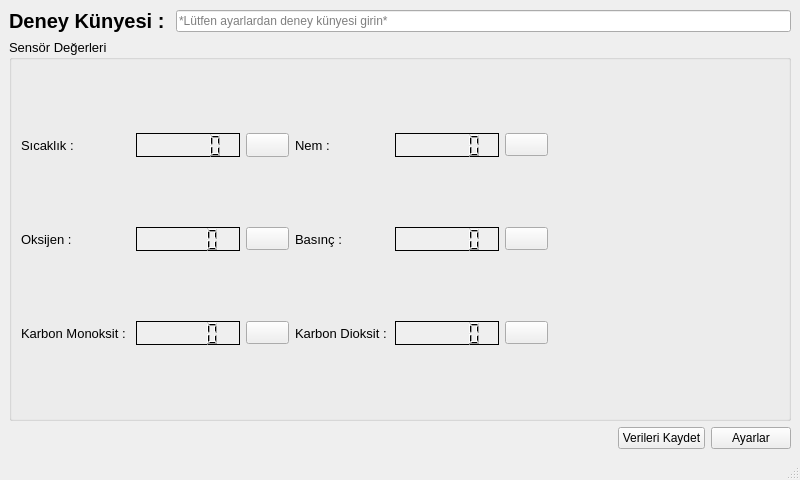
<?xml version="1.0" encoding="UTF-8"?>
<ui version="4.0">
 <class>MainWindow</class>
 <widget class="QMainWindow" name="MainWindow">
  <property name="geometry">
   <rect>
    <x>0</x>
    <y>0</y>
    <width>800</width>
    <height>480</height>
   </rect>
  </property>
  <property name="windowTitle">
   <string>MainWindow</string>
  </property>
  <widget class="QWidget" name="centralwidget">
   <layout class="QGridLayout" name="gridLayout_2">
    <item row="0" column="0">
     <layout class="QVBoxLayout" name="verticalLayout">
      <item>
       <layout class="QHBoxLayout" name="horizontalLayout_2">
        <item>
         <widget class="QLabel" name="ExperimentLabel">
          <property name="font">
           <font>
            <pointsize>15</pointsize>
            <weight>75</weight>
            <bold>true</bold>
           </font>
          </property>
          <property name="frameShape">
           <enum>QFrame::NoFrame</enum>
          </property>
          <property name="frameShadow">
           <enum>QFrame::Raised</enum>
          </property>
          <property name="text">
           <string>Deney Künyesi : </string>
          </property>
         </widget>
        </item>
        <item>
         <widget class="QLineEdit" name="ExperimentLineEdit">
          <property name="sizePolicy">
           <sizepolicy hsizetype="Expanding" vsizetype="Maximum">
            <horstretch>0</horstretch>
            <verstretch>0</verstretch>
           </sizepolicy>
          </property>
          <property name="minimumSize">
           <size>
            <width>201</width>
            <height>0</height>
           </size>
          </property>
          <property name="readOnly">
           <bool>true</bool>
          </property>
          <property name="placeholderText">
           <string>*Lütfen ayarlardan deney künyesi girin*</string>
          </property>
         </widget>
        </item>
       </layout>
      </item>
      <item>
       <widget class="QGroupBox" name="groupBox">
        <property name="font">
         <font>
          <pointsize>10</pointsize>
         </font>
        </property>
        <property name="inputMethodHints">
         <set>Qt::ImhNone</set>
        </property>
        <property name="title">
         <string>Sensör Değerleri</string>
        </property>
        <property name="flat">
         <bool>false</bool>
        </property>
        <property name="checkable">
         <bool>false</bool>
        </property>
        <layout class="QGridLayout" name="gridLayout">
         <item row="0" column="0">
          <widget class="QLabel" name="TemperatureLabel">
           <property name="font">
            <font>
             <weight>50</weight>
             <italic>false</italic>
             <bold>false</bold>
             <underline>false</underline>
             <strikeout>false</strikeout>
            </font>
           </property>
           <property name="text">
            <string>Sıcaklık : </string>
           </property>
           <property name="wordWrap">
            <bool>true</bool>
           </property>
          </widget>
         </item>
         <item row="0" column="1">
          <widget class="QLCDNumber" name="TemperatureLCD">
           <property name="font">
            <font>
             <pointsize>8</pointsize>
            </font>
           </property>
           <property name="autoFillBackground">
            <bool>true</bool>
           </property>
           <property name="frameShape">
            <enum>QFrame::Box</enum>
           </property>
           <property name="frameShadow">
            <enum>QFrame::Plain</enum>
           </property>
           <property name="smallDecimalPoint">
            <bool>true</bool>
           </property>
           <property name="mode">
            <enum>QLCDNumber::Dec</enum>
           </property>
          </widget>
         </item>
         <item row="0" column="2">
          <widget class="QPushButton" name="TemperatureButton">
           <property name="sizePolicy">
            <sizepolicy hsizetype="Minimum" vsizetype="Minimum">
             <horstretch>0</horstretch>
             <verstretch>0</verstretch>
            </sizepolicy>
           </property>
           <property name="minimumSize">
            <size>
             <width>20</width>
             <height>0</height>
            </size>
           </property>
           <property name="text">
            <string/>
           </property>
           <property name="default">
            <bool>false</bool>
           </property>
           <property name="flat">
            <bool>false</bool>
           </property>
          </widget>
         </item>
         <item row="0" column="3">
          <widget class="QLabel" name="HumidityLabel">
           <property name="text">
            <string>Nem : </string>
           </property>
           <property name="wordWrap">
            <bool>true</bool>
           </property>
          </widget>
         </item>
         <item row="0" column="4">
          <widget class="QLCDNumber" name="HumidityLCD">
           <property name="minimumSize">
            <size>
             <width>104</width>
             <height>24</height>
            </size>
           </property>
           <property name="maximumSize">
            <size>
             <width>104</width>
             <height>24</height>
            </size>
           </property>
           <property name="autoFillBackground">
            <bool>true</bool>
           </property>
           <property name="frameShadow">
            <enum>QFrame::Plain</enum>
           </property>
           <property name="smallDecimalPoint">
            <bool>true</bool>
           </property>
          </widget>
         </item>
         <item row="0" column="5">
          <widget class="QPushButton" name="HumidityButton">
           <property name="text">
            <string/>
           </property>
          </widget>
         </item>
         <item row="0" column="6">
          <spacer name="horizontalSpacer_2">
           <property name="orientation">
            <enum>Qt::Horizontal</enum>
           </property>
           <property name="sizeHint" stdset="0">
            <size>
             <width>232</width>
             <height>20</height>
            </size>
           </property>
          </spacer>
         </item>
         <item row="1" column="0">
          <widget class="QLabel" name="O2Label">
           <property name="text">
            <string>Oksijen : </string>
           </property>
          </widget>
         </item>
         <item row="1" column="1">
          <widget class="QLCDNumber" name="O2LCD">
           <property name="autoFillBackground">
            <bool>true</bool>
           </property>
           <property name="frameShadow">
            <enum>QFrame::Plain</enum>
           </property>
          </widget>
         </item>
         <item row="1" column="2">
          <widget class="QPushButton" name="O2Button">
           <property name="text">
            <string/>
           </property>
          </widget>
         </item>
         <item row="1" column="3">
          <widget class="QLabel" name="PressureLabel">
           <property name="text">
            <string>Basınç : </string>
           </property>
           <property name="wordWrap">
            <bool>true</bool>
           </property>
          </widget>
         </item>
         <item row="1" column="4">
          <widget class="QLCDNumber" name="PressureLCD">
           <property name="minimumSize">
            <size>
             <width>104</width>
             <height>24</height>
            </size>
           </property>
           <property name="maximumSize">
            <size>
             <width>104</width>
             <height>24</height>
            </size>
           </property>
           <property name="focusPolicy">
            <enum>Qt::NoFocus</enum>
           </property>
           <property name="contextMenuPolicy">
            <enum>Qt::DefaultContextMenu</enum>
           </property>
           <property name="layoutDirection">
            <enum>Qt::LeftToRight</enum>
           </property>
           <property name="autoFillBackground">
            <bool>true</bool>
           </property>
           <property name="frameShadow">
            <enum>QFrame::Plain</enum>
           </property>
           <property name="smallDecimalPoint">
            <bool>true</bool>
           </property>
          </widget>
         </item>
         <item row="1" column="5">
          <widget class="QPushButton" name="PressureButton">
           <property name="text">
            <string/>
           </property>
          </widget>
         </item>
         <item row="1" column="6">
          <spacer name="horizontalSpacer_3">
           <property name="orientation">
            <enum>Qt::Horizontal</enum>
           </property>
           <property name="sizeHint" stdset="0">
            <size>
             <width>232</width>
             <height>20</height>
            </size>
           </property>
          </spacer>
         </item>
         <item row="2" column="0">
          <widget class="QLabel" name="COLabel">
           <property name="text">
            <string>Karbon Monoksit : </string>
           </property>
          </widget>
         </item>
         <item row="2" column="1">
          <widget class="QLCDNumber" name="COLCD">
           <property name="minimumSize">
            <size>
             <width>104</width>
             <height>24</height>
            </size>
           </property>
           <property name="maximumSize">
            <size>
             <width>104</width>
             <height>24</height>
            </size>
           </property>
           <property name="autoFillBackground">
            <bool>true</bool>
           </property>
           <property name="frameShadow">
            <enum>QFrame::Plain</enum>
           </property>
          </widget>
         </item>
         <item row="2" column="2">
          <widget class="QPushButton" name="COButton">
           <property name="text">
            <string/>
           </property>
          </widget>
         </item>
         <item row="2" column="3">
          <widget class="QLabel" name="CO2Label">
           <property name="text">
            <string>Karbon Dioksit : </string>
           </property>
           <property name="wordWrap">
            <bool>true</bool>
           </property>
          </widget>
         </item>
         <item row="2" column="4">
          <widget class="QLCDNumber" name="CO2LCD">
           <property name="minimumSize">
            <size>
             <width>104</width>
             <height>24</height>
            </size>
           </property>
           <property name="maximumSize">
            <size>
             <width>104</width>
             <height>24</height>
            </size>
           </property>
           <property name="autoFillBackground">
            <bool>true</bool>
           </property>
           <property name="frameShape">
            <enum>QFrame::Box</enum>
           </property>
           <property name="frameShadow">
            <enum>QFrame::Plain</enum>
           </property>
           <property name="lineWidth">
            <number>1</number>
           </property>
           <property name="smallDecimalPoint">
            <bool>true</bool>
           </property>
          </widget>
         </item>
         <item row="2" column="5">
          <widget class="QPushButton" name="CO2Button">
           <property name="text">
            <string/>
           </property>
          </widget>
         </item>
         <item row="2" column="6">
          <spacer name="horizontalSpacer_4">
           <property name="orientation">
            <enum>Qt::Horizontal</enum>
           </property>
           <property name="sizeHint" stdset="0">
            <size>
             <width>232</width>
             <height>20</height>
            </size>
           </property>
          </spacer>
         </item>
        </layout>
       </widget>
      </item>
      <item>
       <layout class="QHBoxLayout" name="horizontalLayout">
        <item>
         <spacer name="horizontalSpacer">
          <property name="orientation">
           <enum>Qt::Horizontal</enum>
          </property>
          <property name="sizeHint" stdset="0">
           <size>
            <width>278</width>
            <height>20</height>
           </size>
          </property>
         </spacer>
        </item>
        <item>
         <widget class="QPushButton" name="SaveDataButton">
          <property name="text">
           <string>Verileri Kaydet</string>
          </property>
         </widget>
        </item>
        <item>
         <widget class="QPushButton" name="SettingsButton">
          <property name="text">
           <string>Ayarlar</string>
          </property>
         </widget>
        </item>
       </layout>
      </item>
     </layout>
    </item>
   </layout>
  </widget>
  <widget class="QStatusBar" name="statusbar"/>
 </widget>
 <resources/>
 <connections/>
</ui>
